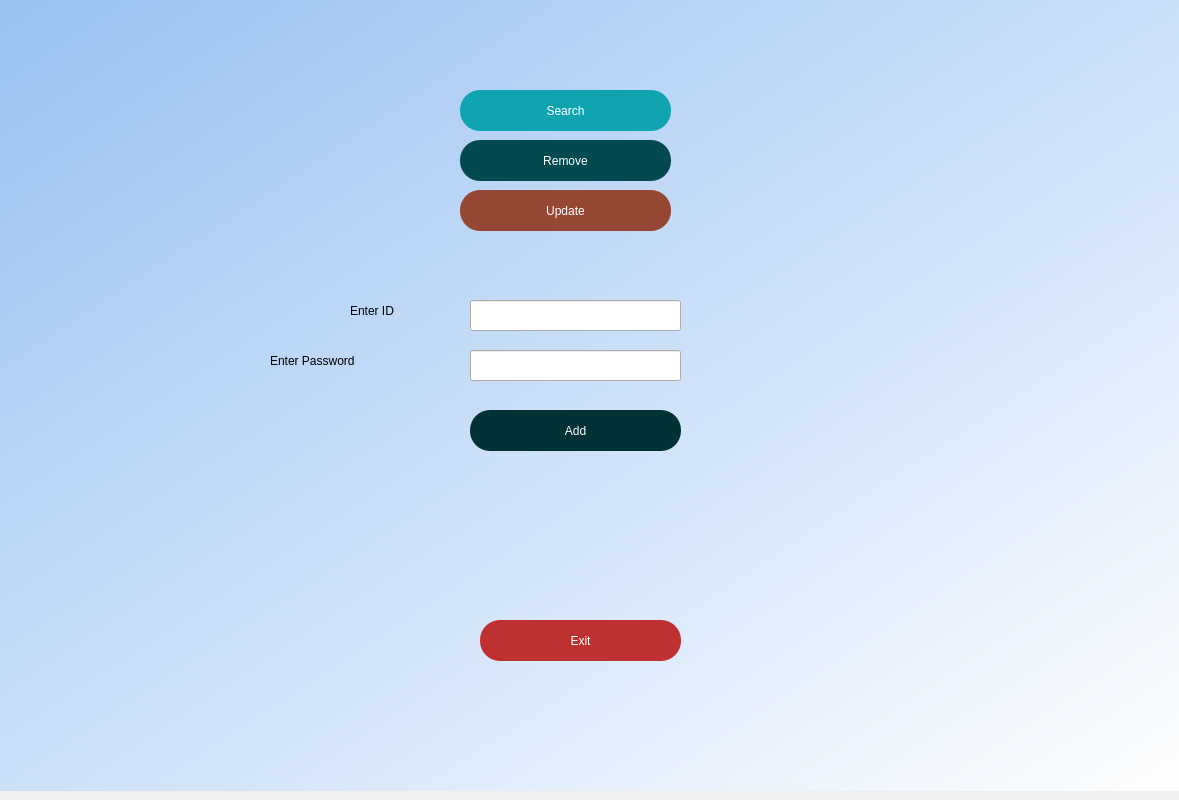
<?xml version="1.0" encoding="UTF-8"?>
<ui version="4.0">
 <class>Dialog</class>
 <widget class="QDialog" name="Dialog">
  <property name="geometry">
   <rect>
    <x>0</x>
    <y>0</y>
    <width>1179</width>
    <height>800</height>
   </rect>
  </property>
  <property name="windowTitle">
   <string>Dialog</string>
  </property>
  <widget class="QWidget" name="widget" native="true">
   <property name="geometry">
    <rect>
     <x>0</x>
     <y>-10</y>
     <width>1211</width>
     <height>801</height>
    </rect>
   </property>
   <property name="styleSheet">
    <string notr="true">QWidget#widget{
background-color:qlineargradient(spread:pad, x1:0, y1:0, x2:1, y2:1, stop:0 rgba(153, 193, 241, 255), stop:1 rgba(255, 255, 255, 255));}</string>
   </property>
   <widget class="QLabel" name="name_panel">
    <property name="geometry">
     <rect>
      <x>420</x>
      <y>20</y>
      <width>361</width>
      <height>91</height>
     </rect>
    </property>
    <property name="styleSheet">
     <string notr="true">font: 48pt &quot;DejaVu Serif&quot;;
color:rgb(237, 51, 59);</string>
    </property>
    <property name="text">
     <string/>
    </property>
   </widget>
   <widget class="QWidget" name="side_panel" native="true">
    <property name="geometry">
     <rect>
      <x>10</x>
      <y>10</y>
      <width>1171</width>
      <height>801</height>
     </rect>
    </property>
    <widget class="QPushButton" name="add">
     <property name="geometry">
      <rect>
       <x>460</x>
       <y>410</y>
       <width>211</width>
       <height>41</height>
      </rect>
     </property>
     <property name="styleSheet">
      <string notr="true">border-radius:20px;
background-color: #003135;
font: 20pt &quot;DejaVu Sans&quot;;
color: rgb(255, 255, 255);
</string>
     </property>
     <property name="text">
      <string>Add</string>
     </property>
    </widget>
    <widget class="QPushButton" name="remove">
     <property name="geometry">
      <rect>
       <x>450</x>
       <y>140</y>
       <width>211</width>
       <height>41</height>
      </rect>
     </property>
     <property name="styleSheet">
      <string notr="true">border-radius:20px;
background-color: #024950;
font: 20pt &quot;DejaVu Sans&quot;;
color: rgb(255, 255, 255);
</string>
     </property>
     <property name="text">
      <string>Remove</string>
     </property>
    </widget>
    <widget class="QPushButton" name="update_data">
     <property name="geometry">
      <rect>
       <x>450</x>
       <y>190</y>
       <width>211</width>
       <height>41</height>
      </rect>
     </property>
     <property name="styleSheet">
      <string notr="true">border-radius:20px;
background-color: #964734;
font: 20pt &quot;DejaVu Sans&quot;;
color: rgb(255, 255, 255);</string>
     </property>
     <property name="text">
      <string>Update</string>
     </property>
    </widget>
    <widget class="QPushButton" name="search">
     <property name="geometry">
      <rect>
       <x>450</x>
       <y>90</y>
       <width>211</width>
       <height>41</height>
      </rect>
     </property>
     <property name="styleSheet">
      <string notr="true">border-radius:20px;
background-color: #0FA4AF;
font: 20pt &quot;DejaVu Sans&quot;;
color: rgb(255, 255, 255);</string>
     </property>
     <property name="text">
      <string>Search</string>
     </property>
    </widget>
    <widget class="QPushButton" name="exit">
     <property name="geometry">
      <rect>
       <x>470</x>
       <y>620</y>
       <width>201</width>
       <height>41</height>
      </rect>
     </property>
     <property name="styleSheet">
      <string notr="true">border-radius:20px;
background-color: #BF3131;

font: 20pt &quot;DejaVu Sans&quot;;
color: rgb(255, 255, 255);</string>
     </property>
     <property name="text">
      <string>Exit</string>
     </property>
    </widget>
    <widget class="QLineEdit" name="id_field">
     <property name="geometry">
      <rect>
       <x>460</x>
       <y>300</y>
       <width>211</width>
       <height>31</height>
      </rect>
     </property>
     <property name="styleSheet">
      <string notr="true">font: 16pt &quot;DejaVu Serif&quot;;</string>
     </property>
    </widget>
    <widget class="QLabel" name="label_2">
     <property name="geometry">
      <rect>
       <x>340</x>
       <y>300</y>
       <width>111</width>
       <height>21</height>
      </rect>
     </property>
     <property name="styleSheet">
      <string notr="true">font: 18pt &quot;DejaVu Serif&quot;;</string>
     </property>
     <property name="text">
      <string>Enter ID</string>
     </property>
    </widget>
    <widget class="QLabel" name="message">
     <property name="geometry">
      <rect>
       <x>400</x>
       <y>490</y>
       <width>331</width>
       <height>31</height>
      </rect>
     </property>
     <property name="styleSheet">
      <string notr="true">font: 18pt &quot;DejaVu Serif&quot;;</string>
     </property>
     <property name="text">
      <string/>
     </property>
    </widget>
    <widget class="QLabel" name="label_3">
     <property name="geometry">
      <rect>
       <x>260</x>
       <y>350</y>
       <width>191</width>
       <height>21</height>
      </rect>
     </property>
     <property name="styleSheet">
      <string notr="true">font: 18pt &quot;DejaVu Serif&quot;;</string>
     </property>
     <property name="text">
      <string>Enter Password</string>
     </property>
    </widget>
    <widget class="QLineEdit" name="password_field">
     <property name="geometry">
      <rect>
       <x>460</x>
       <y>350</y>
       <width>211</width>
       <height>31</height>
      </rect>
     </property>
     <property name="styleSheet">
      <string notr="true">font: 16pt &quot;DejaVu Serif&quot;;</string>
     </property>
    </widget>
   </widget>
  </widget>
 </widget>
 <resources/>
 <connections/>
</ui>
